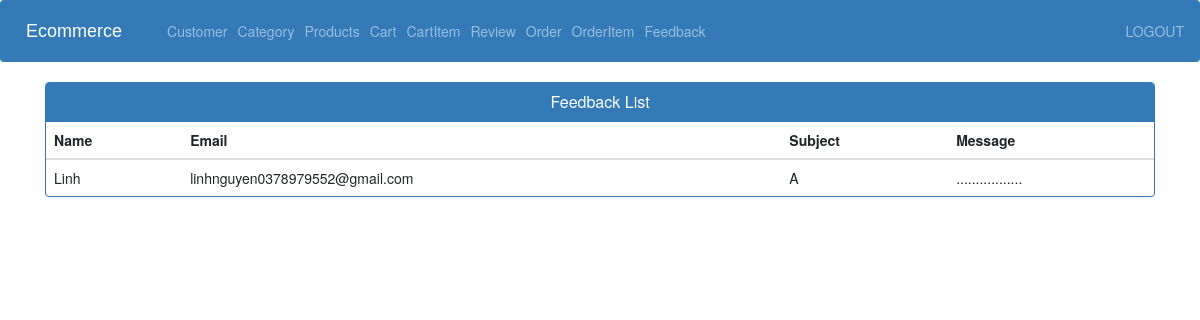
Screenshot of /view_contactus (signed in) with the database file from the repository.
### store/models.py (models this page shows)
class Contact(models.Model):
    name = models.CharField(max_length=255)
    email = models.EmailField(max_length=255)
    subject = models.CharField(max_length=255)
    message = models.TextField(max_length=1000)

### store/views.py (the view)
# urls.py: path('view_contactus', views.contactus_view, name='view_contactus'),
@login_required(login_url='adminlogin')
def contactus_view(request):
    contact_us_list = Contact.objects.all()
    page = request.GET.get('page', 1)
    paginator = Paginator(contact_us_list, 10)
    try:
        contact_us = paginator.page(page)
    except PageNotAnInteger:
        contact_us = paginator.page(1)
    except EmptyPage:
        contact_us = paginator.page(paginator.num_pages)
    context = {'contact_us': contact_us}
    return render(request, 'admin/view_contactus.html', context)

### store/templates/admin/view_contactus.html (shortened to what this page needs)
{% extends 'admin/admin_base.html' %}
{% load static %}
{% block content %}
<head>
    <link href="//netdna.bootstrapcdn.com/bootstrap/3.0.0/css/bootstrap.min.css" rel="stylesheet" id="bootstrap-css">
  </head>
  <div class="container">
    <div class="panel panel-primary">
      <div class="panel-heading">
        <h6 class="panel-title">Feedback List</h6>
      </div>
      <table class="table table-hover" id="dev-table">
        <thead>
          <tr>
            <th>Name</th>
            <th>Email</th>
            <th>Subject</th>
            <th>Message</th>
          </tr>
        </thead>
        {% for p in contact_us %}
        {% if p %}
        <tr>
          <td> {{p.name}}</td>
          <td>{{ p.email }}</td>
          <td>{{p.subject}}</td>
          <td>{{p.message}}</td>
        </tr>
        {%else%}
        <br><br><br>
        <h1>no Contact us</h1>
        {% endif %}
        {% endfor %}
      </table>
    </div>
  </div>
{% endblock content %}

### store/templates/admin/view_contactus.html (style rules this page uses)
h6 { text-align: center; }

### rows the page displays
Contact: name "Linh", email "linhnguyen0378979552@gmail.com", subject "A", message "................."
